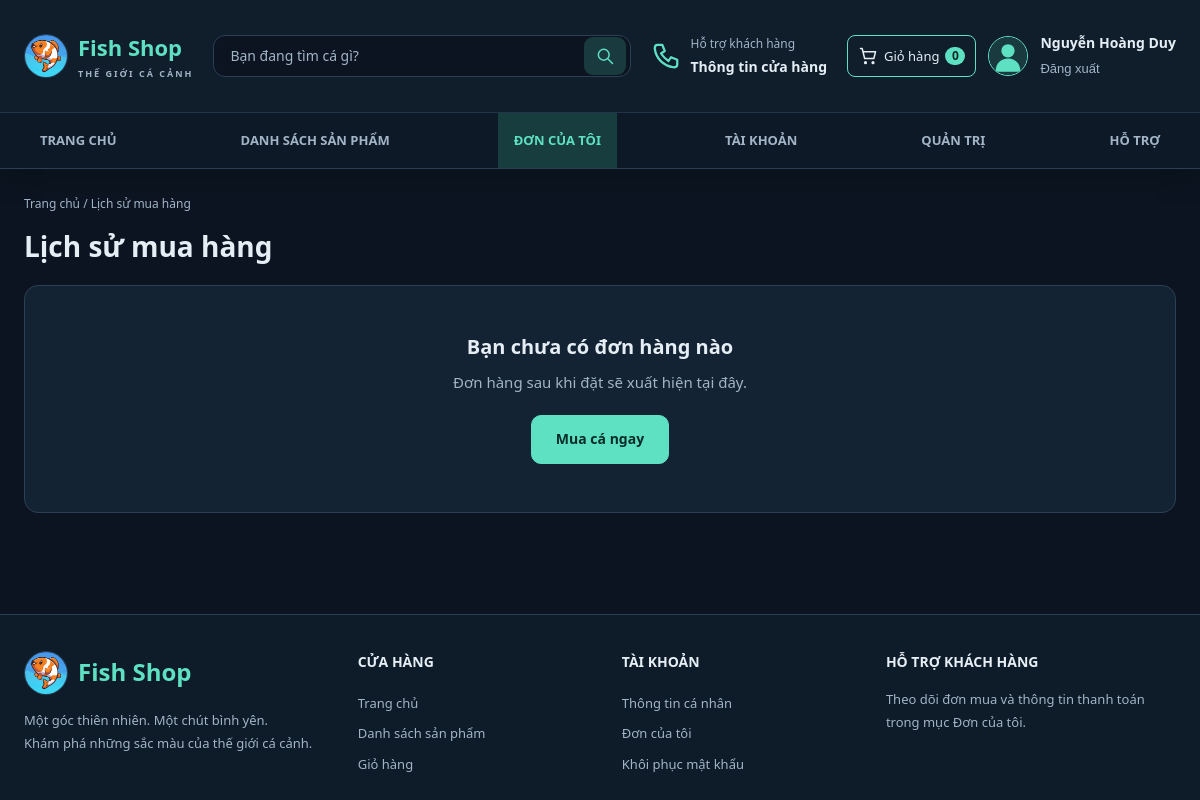
Page /purchase_history.php (signed in) on the earlier database version.
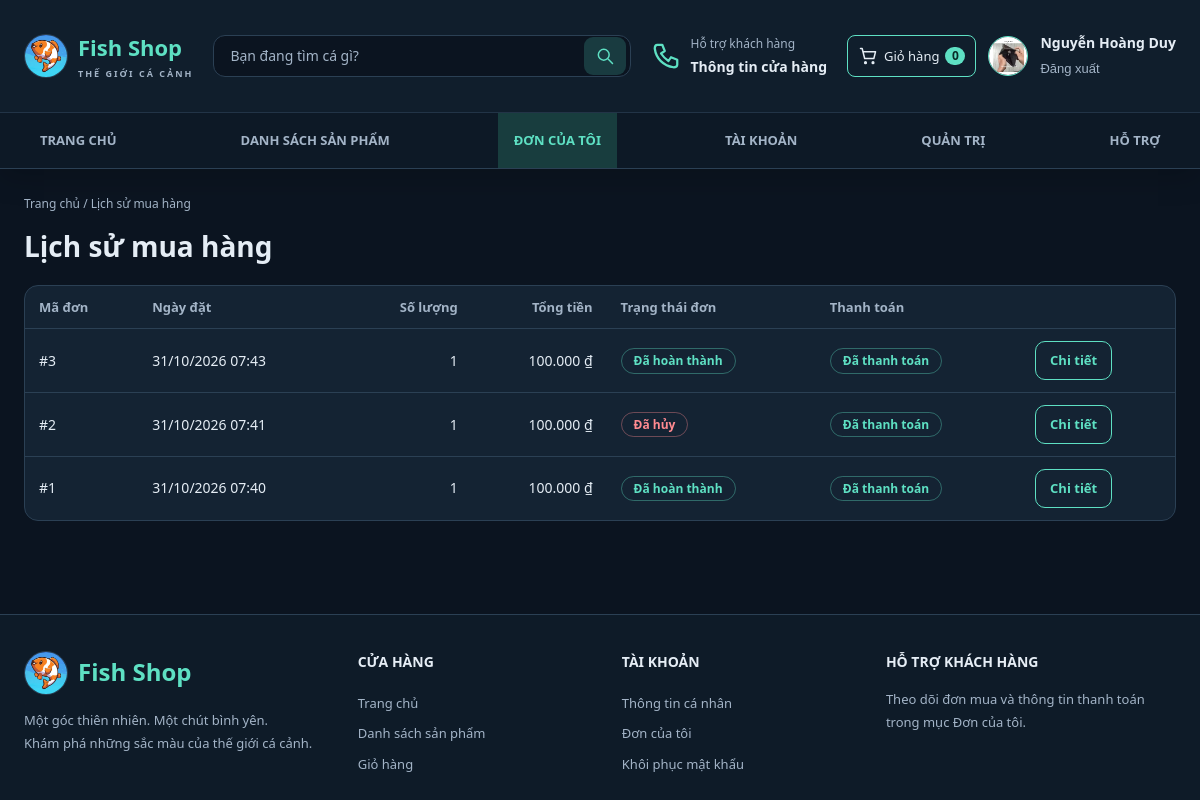
Same page on the later database version.
### tables this page shows
CREATE TABLE `users` (
  `id` int(10) UNSIGNED NOT NULL,
  `username` varchar(50) NOT NULL,
  `password` varchar(255) NOT NULL COMMENT 'Chuỗi băm từ password_hash()',
  `fullname` varchar(100) NOT NULL,
  `email` varchar(254) DEFAULT NULL,
  `security_question` varchar(40) DEFAULT NULL,
  `security_answer_hash` varchar(255) DEFAULT NULL,
  `phone` varchar(20) NOT NULL,
  `address` varchar(255) NOT NULL DEFAULT '',
  `avatar` varchar(255) DEFAULT NULL,
  `role` enum('customer','admin') NOT NULL DEFAULT 'customer',
  `account_status` enum('active','locked') NOT NULL DEFAULT 'active',
  `locked_reason` varchar(64) DEFAULT NULL,
  `locked_note` text DEFAULT NULL,
  `locked_at` datetime DEFAULT NULL,
  `locked_by_admin_id` int(10) UNSIGNED DEFAULT NULL,
  `created_at` timestamp NOT NULL DEFAULT current_timestamp()
);

CREATE TABLE `orders` (
  `id` int(10) UNSIGNED NOT NULL,
  `user_id` int(10) UNSIGNED NOT NULL,
  `total` decimal(14,0) NOT NULL,
  `shipping_address` varchar(255) NOT NULL,
  `phone` varchar(20) NOT NULL,
  `created_at` timestamp NOT NULL DEFAULT current_timestamp(),
  `status` enum('pending','confirmed','shipping','completed','cancelled') NOT NULL DEFAULT 'pending',
  `payment_status` enum('unpaid','pending_verification','paid','rejected') NOT NULL DEFAULT 'unpaid'
);

### config/database.php (called while the page is built, shortened)
<?php
function db(): PDO
{
    static $pdo = null;
    if ($pdo === null) {
        try {
            $pdo = new PDO(
                'mysql:host=' . DB_HOST . ';dbname=' . DB_NAME . ';charset=utf8mb4',
                DB_USER,
                DB_PASS,
                [
                    PDO::ATTR_ERRMODE => PDO::ERRMODE_EXCEPTION,
                    PDO::ATTR_DEFAULT_FETCH_MODE => PDO::FETCH_ASSOC,
                    PDO::ATTR_EMULATE_PREPARES => false,
                ]
            );
        } catch (PDOException $e) {
            http_response_code(500);
            exit('Không kết nối được MySQL. Hãy bật MySQL trong XAMPP, nhập file database/WebBanCa.sql và kiểm tra config/database.php.');
        }
    }
    return $pdo;
}

### includes/auth.php (called while the page is built, shortened)
<?php
require_once __DIR__ . '/../config/database.php';
require_once __DIR__ . '/functions.php';
function current_user(): ?array {
    static $user = false;
    if ($user === false) {
        $user = null;
        if (!empty($_SESSION['user_id'])) {
            $st = db()->prepare(
                'SELECT id, username, fullname, phone, address, avatar, role, account_status FROM users WHERE id = ?'
            );
            $st->execute([(int)$_SESSION['user_id']]);
            $user = $st->fetch() ?: null;
        }
    }
    return $user;
}
function requireLogin(): array {
    $u = current_user();
    return $u;
}

### includes/functions.php (called while the page is built, shortened)
<?php
function e($s): string { return htmlspecialchars((string)$s, ENT_QUOTES, 'UTF-8'); }
function money($v): string { return number_format((float)$v, 0, ',', '.') . ' ₫'; }
function url(string $path = ''): string { return BASE_URL . ltrim($path, '/'); }
function file_url(?string $rel, string $fallback = 'assets/images/no-image.svg'): string {
    $rel = (string)$rel;
    if ($rel !== '' && strpos($rel, '..') === false && is_file(__DIR__ . '/../' . $rel)) return url($rel);
    return url($fallback);
}

### purchase_history.php (the view, shortened to what the changed rows need)
<?php
require_once __DIR__ . '/includes/auth.php';
$user = requireLogin();
$uid = (int)$user['id'];
$detailId = (int)($_GET['id'] ?? 0);
$order = null; $items = [];
if ($detailId > 0) {
    $st = db()->prepare('SELECT * FROM orders WHERE id = ? AND user_id = ?');
    $st->execute([$detailId, $uid]);
    $order = $st->fetch();
    if (!$order) { flash('error', 'Không tìm thấy đơn hàng.'); redirect('purchase_history.php'); }
    $st = db()->prepare('SELECT oi.quantity, oi.price, p.id AS pid, p.name, p.image FROM order_items oi JOIN products p ON p.id = oi.product_id WHERE oi.order_id = ? ORDER BY oi.id');
    $st->execute([$detailId]);
    $items = $st->fetchAll();
} else {
    $st = db()->prepare('SELECT o.*, (SELECT COALESCE(SUM(quantity),0) FROM order_items WHERE order_id = o.id) AS qty FROM orders o WHERE o.user_id = ? ORDER BY o.id DESC');
    $st->execute([$uid]);
    $orders = $st->fetchAll();
}
include __DIR__ . '/includes/header.php';
?>
<?php if ($order): ?>
  <p class="crumb"><a href="<?= url('index.php') ?>">Trang chủ</a> / <a href="<?= url('purchase_history.php') ?>">Lịch sử mua hàng</a> / Đơn #<?= (int)$order['id'] ?></p>
  <h1 style="font-size:28px;margin-bottom:18px">Đơn hàng #<?= (int)$order['id'] ?></h1>
  <div class="cart">
    <section class="card">
      <h2>Sản phẩm đã mua</h2>
      <?php foreach ($items as $it): ?>
        <div class="row">
          <div class="im"><img src="<?= e(file_url($it['image'])) ?>" alt="<?= e($it['name']) ?>"></div>
          <div><b><?= e($it['name']) ?></b><div class="rt"><?= money($it['price']) ?> × <?= (int)$it['quantity'] ?> <span class="mute">(giá tại thời điểm mua)</span></div></div>
          <div class="line-price"><?= money((float)$it['price'] * (int)$it['quantity']) ?></div>
        </div>
      <?php endforeach; ?>
    </section>
    <aside class="order-summary">
      <h2>Thông tin đơn</h2>
      <div class="sum"><span>Ngày đặt</span><span><?= e(date('d/m/Y H:i', strtotime($order['created_at']))) ?></span></div>
      <div class="sum"><span>Trạng thái đơn</span><span class="tag <?= e($order['status']) ?>"><?= e(ORDER_STATUS[$order['status']]) ?></span></div>
      <div class="sum"><span>Thanh toán</span><span class="tag <?= e($order['payment_status']) ?>"><?= e(PAYMENT_STATUS[$order['payment_status']]) ?></span></div>
      <div class="sum"><span>Điện thoại</span><span><?= e($order['phone']) ?></span></div>
      <div class="sum"><span>Giao đến</span><span style="text-align:right;white-space:normal"><?= e($order['shipping_address']) ?></span></div>
      <div class="sum t"><span>Tổng tiền</span><span><?= money($order['total']) ?></span></div>
      <?php if ($order['status'] !== 'cancelled' && $order['payment_status'] !== 'paid'): ?>
        <a class="btn block" href="<?= url('payment.php?id=' . (int)$order['id']) ?>">Thanh toán / xem mã QR</a>
      <?php endif; ?>
      <a class="btn ghost block" style="margin-top:10px" href="<?= url('purchase_history.php') ?>">Quay lại danh sách</a>
    </aside>
  </div>
<?php else: ?>
  <h1 style="font-size:28px;margin-bottom:20px">Lịch sử mua hàng</h1>
  <?php if (!$orders): ?>
    <div class="empty"><h2>Bạn chưa có đơn hàng nào</h2><p>Đơn hàng sau khi đặt sẽ xuất hiện tại đây.</p><a class="btn" href="<?= url('index.php') ?>">Mua cá ngay</a></div>
  <?php else: ?>
    <div class="table-wrap"><table>
      <thead><tr><th>Mã đơn</th><th>Ngày đặt</th><th class="num">Số lượng</th><th class="num">Tổng tiền</th><th>Trạng thái đơn</th><th>Thanh toán</th><th></th></tr></thead>
      <tbody>
      <?php foreach ($orders as $o): ?>
        <tr>
          <td>#<?= (int)$o['id'] ?></td>
          <td><?= e(date('d/m/Y H:i', strtotime($o['created_at']))) ?></td>
          <td class="num"><?= (int)$o['qty'] ?></td>
          <td class="num"><?= money($o['total']) ?></td>
          <td><span class="tag <?= e($o['status']) ?>"><?= e(ORDER_STATUS[$o['status']]) ?></span></td>
          <td><span class="tag <?= e($o['payment_status']) ?>"><?= e(PAYMENT_STATUS[$o['payment_status']]) ?></span></td>
          <td><a class="btn ghost sm" href="<?= url('purchase_history.php?id=' . (int)$o['id']) ?>">Chi tiết</a></td>
        </tr>
      <?php endforeach; ?>
      </tbody>
    </table></div>
  <?php endif; ?>
<?php endif; ?>
<?php include __DIR__ . '/includes/footer.php'; ?>

### includes/navbar.php (shortened to what the changed rows need)
<?php
$u = current_user();
?>
<header class="top">
  <div class="wrap bar">
    <div class="header-actions">
      <?php if ($u): ?>
        <a class="account-avatar" href="<?= url('profile.php') ?>" aria-label="Thông tin tài khoản">
          <img src="<?= e(file_url($u['avatar'] ?? null, 'assets/images/avatar-default.svg')) ?>" alt="Ảnh đại diện của <?= e($u['fullname']) ?>" width="40" height="40">
        </a>
      <?php endif; ?>
      <div class="account-links">
      <?php if ($u): ?>
        <a href="<?= url('profile.php') ?>"><?= e($u['fullname']) ?></a>
        <form action="<?= url('logout.php') ?>" method="post"><?= csrf_field() ?><button class="link-btn" type="submit">Đăng xuất</button></form>
      <?php else: ?>
        <a href="<?= url('login.php') ?>">Đăng nhập</a><a href="<?= url('register.php') ?>">Đăng ký tài khoản</a>
      <?php endif; ?>
      </div>
    </div>
  </div>
</header>

Differences in the rows shown:
changed users "Nguyễn Hoàng Duy": avatar: picture added
added orders: id "3", created_at "31/10/2026 07:43", qty "1", total "100.000 ₫", status "Đã hoàn thành", payment_status "Đã thanh toán"
added orders: id "2", created_at "31/10/2026 07:41", qty "1", total "100.000 ₫", status "Đã hủy", payment_status "Đã thanh toán"
added orders: id "1", created_at "31/10/2026 07:40", qty "1", total "100.000 ₫", status "Đã hoàn thành", payment_status "Đã thanh toán"
Other differences:
text no longer shown: "Bạn chưa có đơn hàng nào Đơn hàng sau khi đặt sẽ xuất hiện tại đây. Mua cá ngay"
text now shown: "Mã đơn Ngày đặt Số lượng Tổng tiền Trạng thái đơn Thanh toán"
